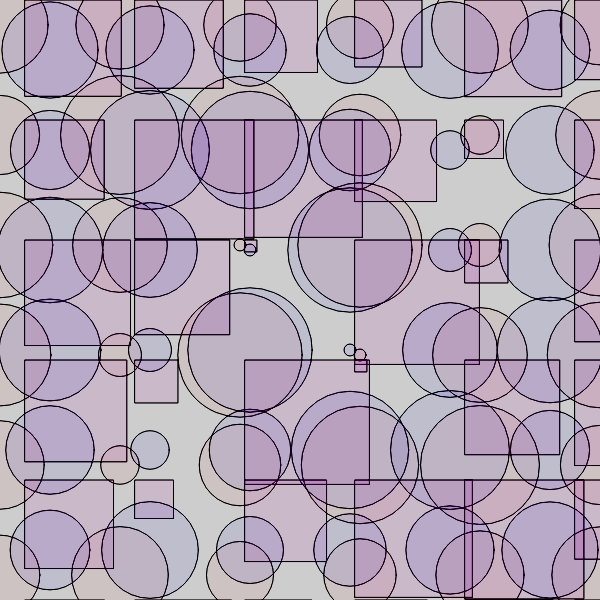
Frame 1 (no input)
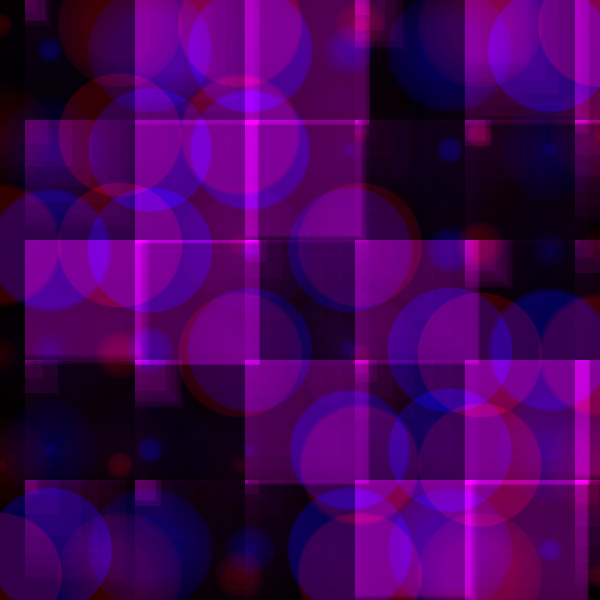
Frame 60 (no input)
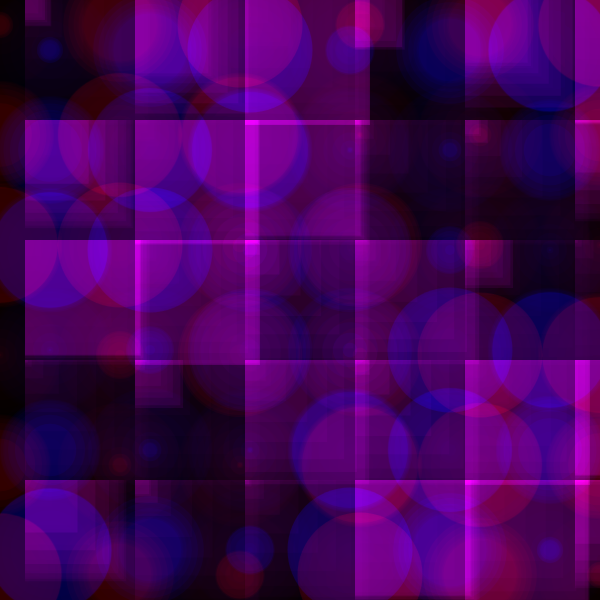
Frame 120 (the mouse pressed at the canvas centre since frame 60)

The p5.js sketch that drew these frames (run headless with seeded random() and noise() and a simulated clock; from frame 60 on, the mouse is pressed at the canvas centre):

// p5.js sketch
// ── sketch.js
function setup() {

  w = 600;
    var canvas;
    if(windowWidth>=600 && windowHeight >=600){
      canvas = createCanvas(600, 600);
    }
    else{
      canvas = createCanvas(windowWidth, windowHeight - 100);
    }

    var x = (windowWidth - width) / 2;
    var y = (windowHeight - height) / 2;

  canvas.position(x, y);
  frameRate(30)

}
function draw() {
  blendMode(BLEND);
  background(0, 50);
  blendMode(ADD);
  
  let s = 100;
  for (let x = s/2; x < width; x += s) {
    for (let y = s/2; y < height; y += s) {
      let d = dist(x, y, width/2, height/2)/16;
      let theta = atan2(y-height/2, x-width/2);
      let v = (sin(sin(d - frameCount/5)+theta*3+PI/2)+1)/2;
      fill(0, 0, 255, 15);
      ellipse(x, y, s*2.5*(v-0.5), s*2.5*(v-0.5));
      fill(255,0,0, 10);
      circle((x-width/2)*1.2+width/2, (y-height/2)*1.1+height/2, s*2.5*(v-0.5));
      fill(200,0,200, 20);
      rect((x-width/2)*1.1+width/2, (y-height/2)*1.2+height/2, s*2.5*(v-0.5), s*2.5*(v-0.5));
    }
  }
}
